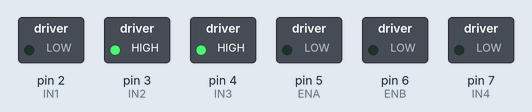
The sketch below on a simulated Arduino Uno, built with avr-gcc and run on an emulated ATmega328P. Parts: switched loads named in the sketch (green lamp = pin HIGH).

Above: at 0.1 s.
At 3.1 s:
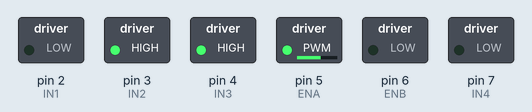
At 14.1 s:
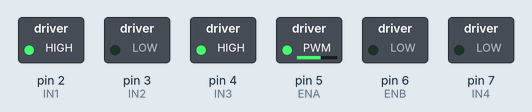
At 17.1 s:
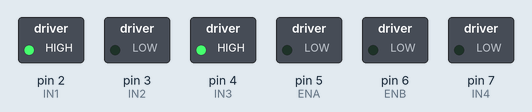
Timing chart, 0 to 18.6 s (numbered marks = the images above):
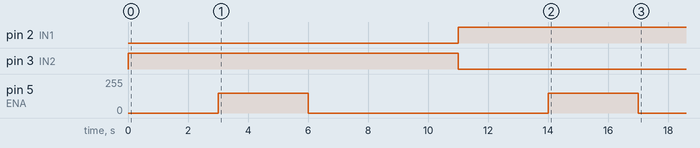

Measured:
- by itself, pin 2 (IN1): LOW → HIGH at 11.0 s
- by itself, pin 3 (IN2): HIGH → LOW at 11.0 s
- by itself, pin 5 (ENA): alternates 150/255 for 3.0 s and 0/255 for 8.0 s, 4 changes in all, then stays 0/255

The sketch:

final.ino
```cpp
//28.26: perimètre roue
//7.065cm: 1 detection
//projection: 47 cm
//153/7.065=21.6


//HALL EFFECT SENSOR
int hallSensorPin = 12;//On connecte le hall sensor sur le pin 13
int state = 0;//variable to store the value read
//int

unsigned int count = 0;

long laststate = 0;  // the last time the output pin was toggled

//  MOTEUR A : MOTEUR CHASSIS ARRIÈRE
int ENA=5; //Connecté à Arduino pin 5(sortie pwm)
int IN1=2; //Connecté à Arduino pin 2
int IN2=3; //Connecté à Arduino pin 3

//  MOTEUR B : MOTEUR ÉCHELLE
int ENB=6; //Connecté à Arduino pin 6(Sortie pwm)
int IN3=4; //Connecté à Arduino pin 4
int IN4=7; //Connecté à Arduino pin 7

void setup() {

  Serial.begin(9600);              //  setup serial

// HALL EFFECT SENSOR

pinMode(hallSensorPin, INPUT);//hall sensor

//  MOTEURS

 pinMode(ENA,OUTPUT);//Configurer les broches comme sortie
 pinMode(ENB,OUTPUT);
 pinMode(IN1,OUTPUT);
 pinMode(IN2,OUTPUT);
 pinMode(IN3,OUTPUT);
 pinMode(IN4,OUTPUT);
 digitalWrite(ENA,LOW);// Moteur A - Ne pas tourner (désactivation moteur)
 digitalWrite(ENB,LOW);// Moteur B - Ne pas tourner (désactivation moteur)

 // Direction du Moteur A
 digitalWrite(IN1,LOW);
 digitalWrite(IN2,HIGH);

 // Direction du Moteur B
 // NB: en sens inverse du moteur A
 digitalWrite(IN3,HIGH);
 digitalWrite(IN4,LOW);
}

void loop() {

analogWrite(ENA,0);
 delay(3000);
 analogWrite(ENA,150);
delay(3000);
 analogWrite(ENA,0);
delay(5000);

 digitalWrite(IN1,HIGH);
 digitalWrite(IN2,LOW);

analogWrite(ENA,0);
 delay(3000);
 analogWrite(ENA,150);
delay(3000);
 analogWrite(ENA,0);
delay(3000);
  delay(10000000);
 count = 0;

 while(count<20){//On estime qu'on n'a besoin de faire que 15 tours de roue

  analogWrite(ENA,150);//Run chassis motor

  state = digitalRead(hallSensorPin);//sample the state of the hall effect sensor

  //filter out any noise by setting a time buffer
  if (state != laststate){
  Serial.println("detect");
  count ++;//Count+1 as there has been a legitimate state change
  laststate = state; //set the current time
  Serial.println(count*7);
  }}

  analogWrite(ENA,0);

  delay(3000);

  //analogWrite(ENB,250);
  delay(3000);
  //analogWrite(ENB,0);

  delay(5000000);
  }

//analogWrite(ENA,0);

//delay(3000);

//analogWrite(ENB,250);
//delay(3000);
//analogWrite(ENB,0);

//delay(5000000);

 // Basic crap
// Moteurs
//analogWrite(ENA,0);
//delay(3000);
//analogWrite(ENA,175);
//delay(3000);
//analogWrite(ENA,0);
//delay(3000);
//analogWrite(ENB,225);
//delay(1500);
//analogWrite(ENB,0);
//delay(500000);
```
